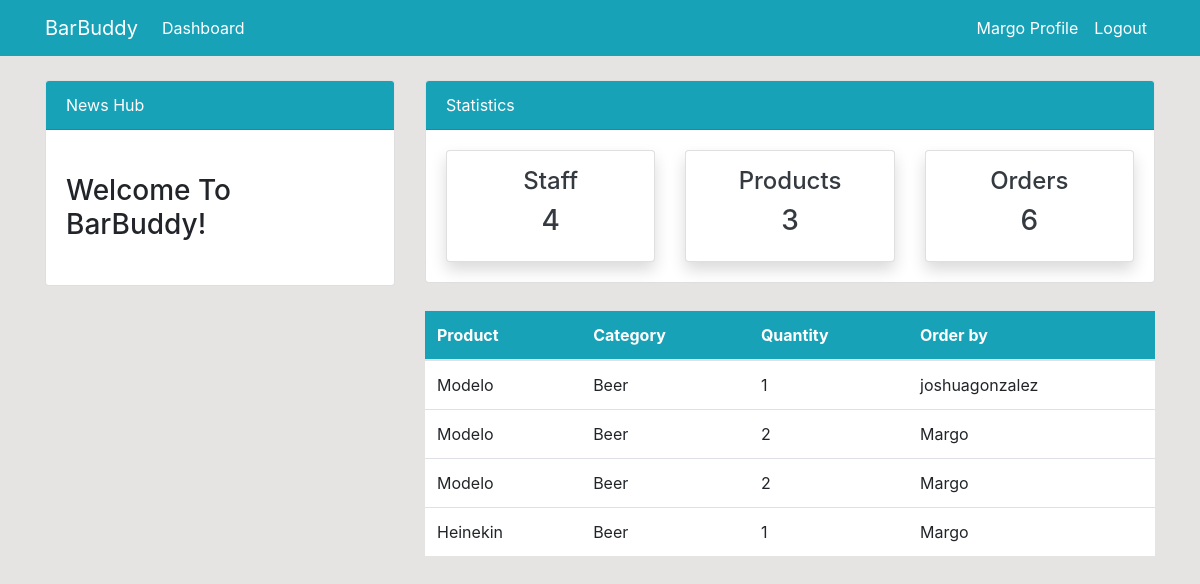
Before: /order/ (signed in) with the older database file.
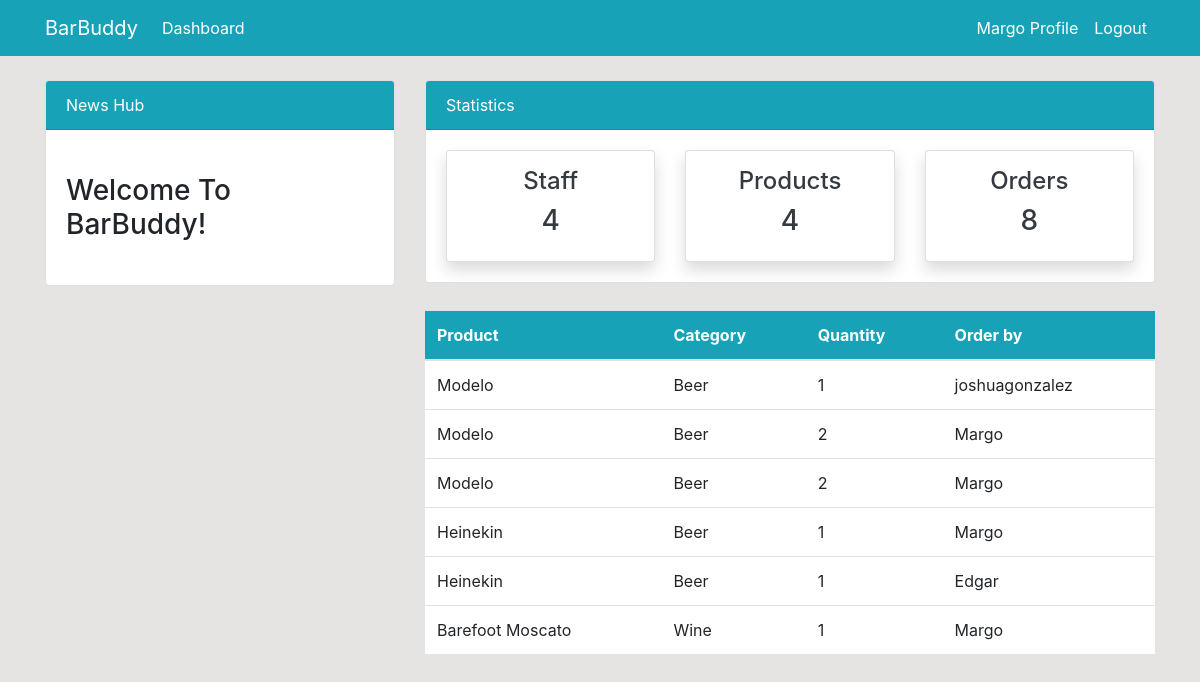
After: the same page with the newer database file.
### dashboard/models.py (models this page shows, shortened)
class Order(models.Model):
    product = models.ForeignKey(Product, on_delete=models.CASCADE, null=True)
    staff = models.ForeignKey(User, models.CASCADE, null=True)
    order_quantity = models.PositiveIntegerField(null=True)
    class Meta:
        verbose_name_plural = 'Orders'

class Product(models.Model):
    name = models.CharField(max_length=100, null=True)
    category = models.CharField(max_length=20, choices=CATEGORY, null=True)
    quantity = models.PositiveIntegerField(null=True)
    class Meta:
        verbose_name_plural = 'Products'
    def __str__(self):
        return f'{self.name}'

### dashboard/views.py (the view)
# urls.py: path('order/', views.order, name='dashboard-order'),
@login_required
def order(request):
    orders = Order.objects.all()
    orders_count = Order.objects.aggregate(Sum('order_quantity'))['order_quantity__sum'] or 0
    workers_count = User.objects.all().count()
    products_count = Product.objects.all().count()
    context = {
        'orders': orders,
        'orders_count': orders_count,
        'workers_count': workers_count,
        'products_count': products_count,
    }
    return render(request, 'dashboard/order.html', context)

### templates/dashboard/order.html (shortened to what this page needs)
{% extends 'partials/base.html' %}
{% block content %}
    {% include 'partials/topnav.html' %}
    <div class="container">
        <div class="row my-4">
            <div class="col-md-4">
            </div>
            <div class="col-md-8">
                <table class="table bg-white">
                    <thead class="bg-info">
                        <tr class="text-white">
                            <th scope="col">Product</th>
                            <th scope="col">Category</th>
                            <th scope="col">Quantity</th>
                            <th scope="col">Order by</th>
                        </tr>
                    </thead>
                    <tbody>
                        {% for order in orders %}
                        <tr>
                            <td>{{ order.product }}</td>
                            <td>{{ order.product.category }}</td>
                            <td>{{ order.order_quantity }}</td>
                            <td>{{ order.staff }}</td>
                        </tr>
                        {% endfor %}
                    </tbody>
                </table>
            </div>
        </div>
    </div>
 {% endblock %}

Changed rows visible on the page:
added Order: product "Heinekin", product.category "Beer", order_quantity "1", staff "Edgar"
added Order: product "Barefoot Moscato", product.category "Wine", order_quantity "1", staff "Margo"
Other visible differences:
{{ products_count }}: "3" → "4"
{{ orders_count }}: "6" → "8"
